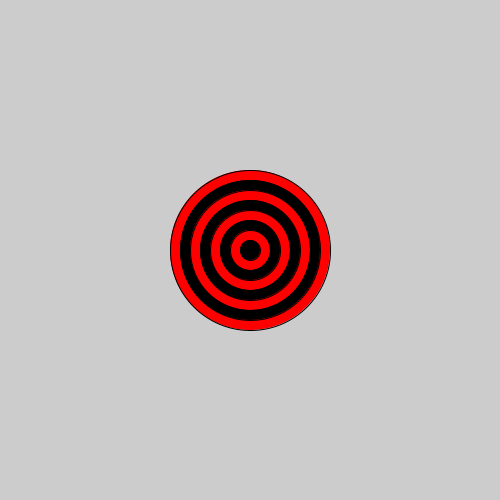
Frame 1 (no input)
Frame 60 (the mouse pressed at the canvas centre just before this capture): identical to frame 1, image omitted
Frame 120 (the mouse held since frame 60 and released just before this capture): identical to frame 1, image omitted

The Processing sketch that drew this single still picture (run headless with seeded random() and noise(); from frame 60 on, the mouse is pressed at the canvas centre):

// Processing sketch: bullseye
// ── bullseye.pde
void setup() {
  size(500, 500);
  int sizeC = 160;
  for(int i = 0; i < 8; i++){
    if(i % 2 == 0){
      fill(255, 0, 0);
    }else{
      fill(0);
    }
    ellipse(250, 250, sizeC, sizeC);
    sizeC = sizeC - 20;
  }
}

void draw() {
  
}
